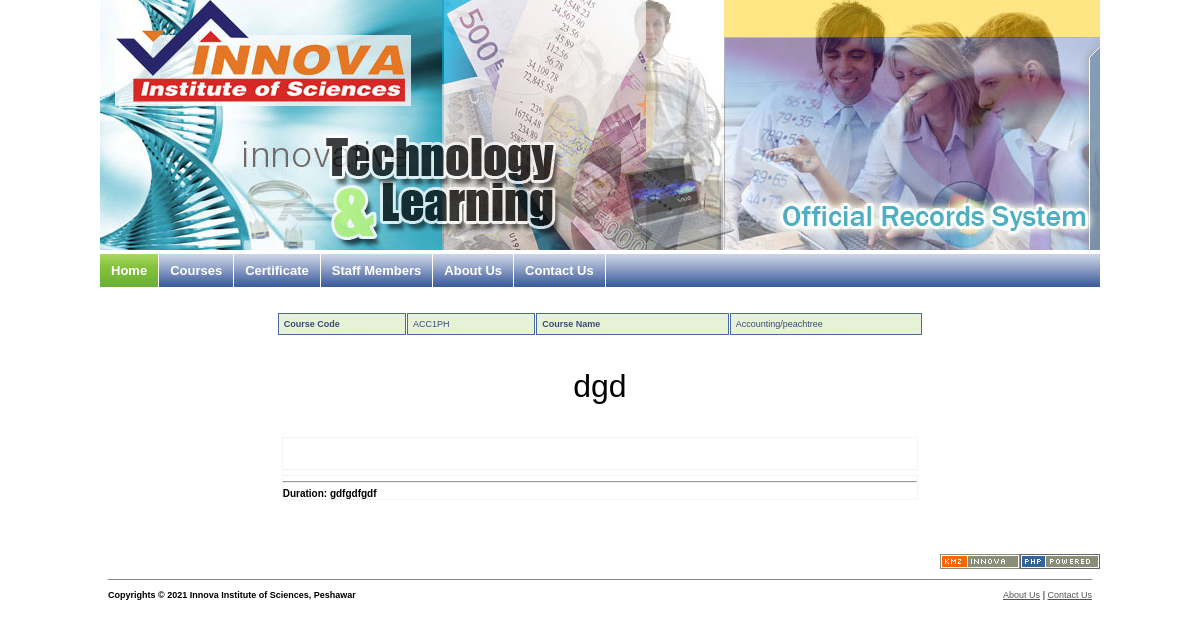
/course_getoutlines.php?course_code=ACC1PH, run on the app's committed database.
### tables this page shows
CREATE TABLE IF NOT EXISTS `courses` (
  `course_code` varchar(10) NOT NULL default '',
  `name` varchar(100) default NULL,
  `fee` int(5) default NULL,
  PRIMARY KEY  (`course_code`)
);

CREATE TABLE IF NOT EXISTS `course_outline` (
  `course_outline_id` int(11) NOT NULL auto_increment,
  `course_code` varchar(10) NOT NULL default '',
  `Title` varchar(50) NOT NULL default '',
  `Details` text NOT NULL,
  `Duration` varchar(50) NOT NULL default '',
  PRIMARY KEY  (`course_outline_id`),
  UNIQUE KEY `course_code` (`course_code`)
);

### course_getoutlines.php (the view, shortened to what this page needs)
<?php require_once('Connections/conn.php'); ?>
<?php
if (!function_exists("GetSQLValueString")) {
function GetSQLValueString($theValue, $theType, $theDefinedValue = "", $theNotDefinedValue = "")
{
  $theValue = get_magic_quotes_gpc() ? stripslashes($theValue) : $theValue;
  $theValue = function_exists("mysql_real_escape_string") ? mysql_real_escape_string($theValue) : mysql_escape_string($theValue);
  switch ($theType) {
    case "text":
      $theValue = ($theValue != "") ? "'" . $theValue . "'" : "NULL";
      break;
  }
  return $theValue;
}
}
$colname_rs_getCourse = "-1";
if (isset($_GET['course_code'])) {
  $colname_rs_getCourse = $_GET['course_code'];
}
$query_rs_getCourse = sprintf("SELECT * FROM courses WHERE course_code = %s", GetSQLValueString($colname_rs_getCourse, "text"));
$rs_getCourse = mysql_query($query_rs_getCourse, $conn) or die(mysql_error());
$row_rs_getCourse = mysql_fetch_assoc($rs_getCourse);
$colname_rs_getCourseOutlines = "-1";
if (isset($_GET['course_code'])) {
  $colname_rs_getCourseOutlines = $_GET['course_code'];
}
$query_rs_getCourseOutlines = sprintf("SELECT * FROM course_outline WHERE course_code = %s", GetSQLValueString($colname_rs_getCourseOutlines, "text"));
$rs_getCourseOutlines = mysql_query($query_rs_getCourseOutlines, $conn) or die(mysql_error());
$row_rs_getCourseOutlines = mysql_fetch_assoc($rs_getCourseOutlines);
?><!DOCTYPE html PUBLIC "-//W3C//DTD XHTML 1.0 Transitional//EN" "http://www.w3.org/TR/xhtml1/DTD/xhtml1-transitional.dtd">
<html xmlns="http://www.w3.org/1999/xhtml"><head>
	<link rel="stylesheet" type="text/css" href="gnpcss.css" media="screen" />
    </head>
<body>
<div align="center">
  <table border="0" cellpadding="0" cellspacing="0" width="1000">
    <tbody><tr>
      <td class="PageTopHeader" align="left" height="180" valign="middle" width="1000"><img src="images/header_logo.jpg" width="1000" height="250" /></td>
    </tr>
    <tr>
      <td align="left" height="40" valign="middle" width="1000"><?php
				require("top_menu_guest.php");
				?>        <br style="clear: left;" /></td>
    </tr>
    <tr>
      <td><table border="0" cellpadding="0" cellspacing="0" width="1000">
          <tbody><tr>
            <td width="179" height="100%" align="left" valign="top">
						</td>
            <td align="left" valign="top" width="652"><div align="center">
              <table width="100%" border="0" cellspacing="1" cellpadding="5">
                  <tr>
                    <td>&nbsp;</td>
                    <td>&nbsp;</td>
                    <td>&nbsp;</td>
                    <td>&nbsp;</td>
                  </tr>
                  <tr>
                    <td width="20%" class="smalltextbg"><strong>Course Code</strong></td>
                    <td width="20%" class="smalltextbg"><?php echo $row_rs_getCourse['course_code']; ?></td>
                    <td width="30%" class="smalltextbg"><strong>Course Name</strong></td>
                    <td width="30%" class="smalltextbg"><?php echo $row_rs_getCourse['name']; ?></td>
                  </tr>
                </table>
                <p class="style1"><?php echo $row_rs_getCourseOutlines['Title']; ?></p>
                <div class="text" align="left">
                  <p>&nbsp;</p>
                </div>
                <div class="text">
                  <div align="left">
                    <hr />
                    <strong>                    Duration: <?php echo $row_rs_getCourseOutlines['Duration']; ?></strong></div>
                </div>
                <p>&nbsp;</p>
                <p>&nbsp;</p>
            </div></td>
            <td align="left" valign="top" width="179">&nbsp;</td>
          </tr>
        </tbody></table></td>
    </tr>
    <tr>
      <td align="right" height="19"><img src="images/kmz_innova.gif" width="80" height="15" /><img src="images/php.gif" alt="PHP|Powered" height="15" width="80" /></td>
    </tr>
    <tr>
      <td><?php
				require("footer.php");
				?></td>
    </tr>
  </tbody></table>
</div>
</body>
</html>

### gnpcss.css (style rules this page uses)
body { margin: 0; padding: 0; text-align: center; min-width: 1000px; font-size: 10px; font-family: Verdana, Arial, Helvetica, sans-serif; list-style-image: url(images/icons/bullet_arrow.png); background-repeat: no-repeat; background-color: #FFFFFF; }
.smalltextbg { color: #374A77; border: 1px solid #4A69A5; background-color: #E7F3D6; font-size: 9px; }
.text { font-family: Verdana, Arial, Helvetica, sans-serif; font-size: 10px; margin: 5px; border: thin dotted #E2F0D6; }
img { border:0 }

### data on the page
courses: course_code "ACC1PH", name "Accounting/peachtree"
course_outline: Title "dgd", Duration "gdfgdfgdf"
